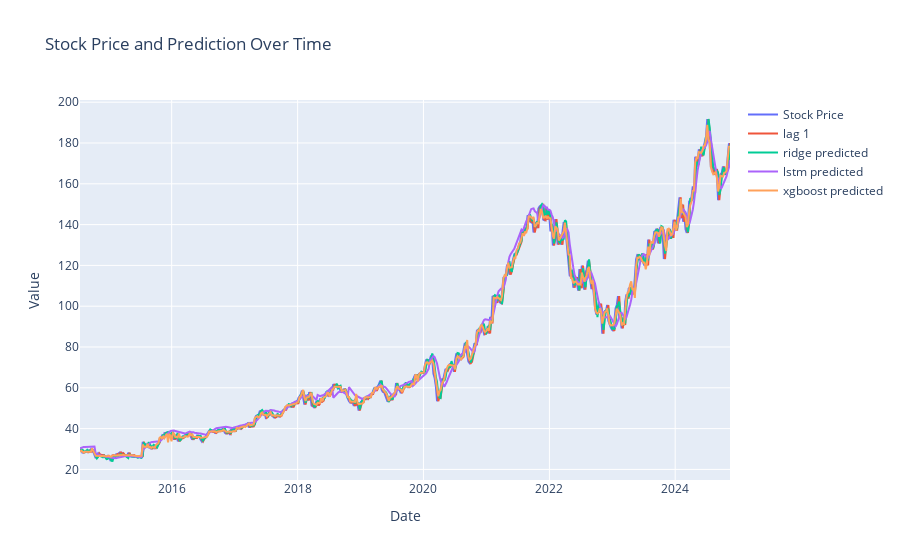

The notebook cell saved with this chart:
### Markdown cell above
#### Visualizing all the model predictions

### Code cell
import plotly.express as px
import plotly.graph_objects as go

trace1 = go.Scatter(x=df_stock.index[time_step:], y=result_df['observed'], mode='lines', name='Stock Price')
trace2 = go.Scatter(x=df_stock.index[time_step:], y=result_df['lag_1'], mode='lines', name='lag 1')
trace3 = go.Scatter(x=df_stock.index[time_step:], y=result_df['ridge_predicted'], mode='lines', name='ridge predicted')
trace4 = go.Scatter(x=df_stock.index[time_step:], y=result_df['lstm_predicted'], mode='lines', name='lstm predicted')
trace5 = go.Scatter(x=df_stock.index[time_step:], y=result_df['xgb_predicted'], mode='lines', name='xgboost predicted')

# Create the layout
layout = go.Layout(
    title='Stock Price and Prediction Over Time',
    xaxis=dict(title='Date'),
    yaxis=dict(title='Value')
)

# Create the figure with both traces
fig = go.Figure(data=[trace1, trace2,trace3,trace4,trace5], layout=layout)

# Show the plot
fig.show()

### Figure 1 — Plotly figure (JSON) as saved in the notebook; plotly's stock layout.template omitted (floating-point values rounded to 4 significant figures; data arrays with more than 128 entries replaced by an {"elided": "..."} marker saying what was removed)
{"data": [{"mode": "lines", "name": "Stock Price", "type": "scatter", "x": {"elided": "540 str values"}, "y": {"elided": "540 float values"}}, {"mode": "lines", "name": "lag 1", "type": "scatter", "x": {"elided": "540 str values"}, "y": {"elided": "540 float values"}}, {"mode": "lines", "name": "ridge predicted", "type": "scatter", "x": {"elided": "540 str values"}, "y": {"elided": "540 float values"}}, {"mode": "lines", "name": "lstm predicted", "type": "scatter", "x": {"elided": "540 str values"}, "y": {"elided": "540 float values"}}, {"mode": "lines", "name": "xgboost predicted", "type": "scatter", "x": {"elided": "540 str values"}, "y": {"elided": "540 float values"}}], "layout": {"title": {"text": "Stock Price and Prediction Over Time"}, "xaxis": {"title": {"text": "Date"}}, "yaxis": {"title": {"text": "Value"}}}}
